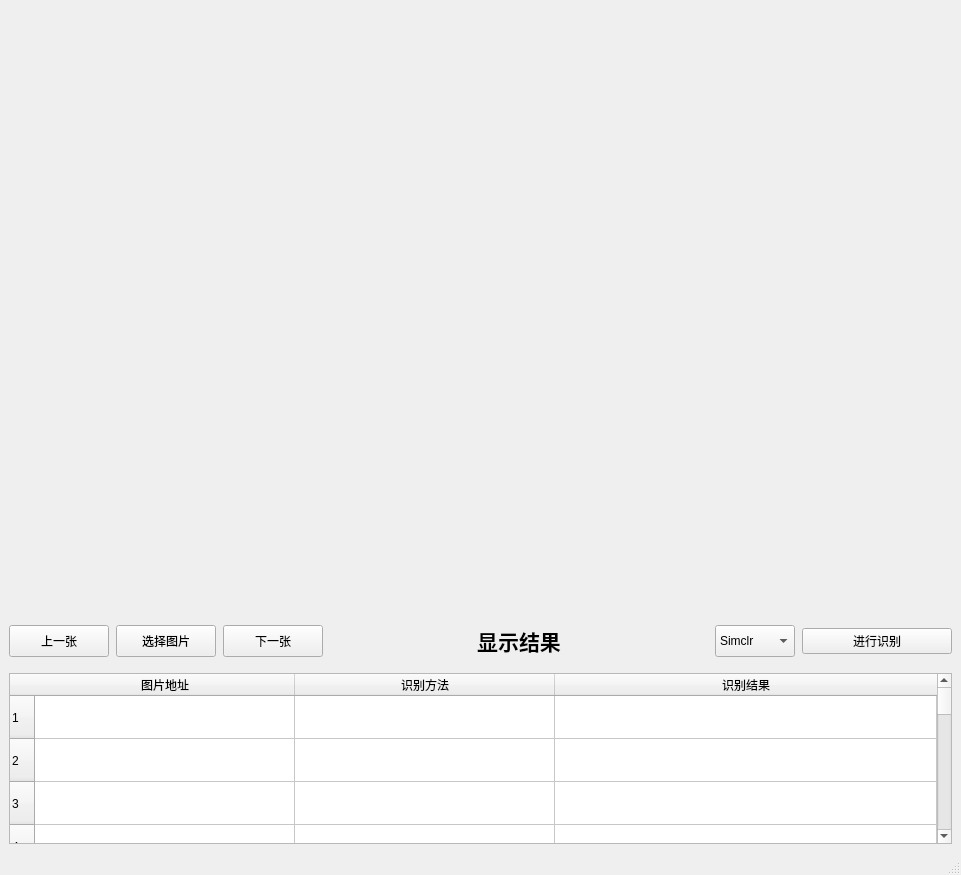
<?xml version="1.0" encoding="UTF-8"?>
<ui version="4.0">
 <class>MainWindow</class>
 <widget class="QMainWindow" name="MainWindow">
  <property name="geometry">
   <rect>
    <x>0</x>
    <y>0</y>
    <width>961</width>
    <height>875</height>
   </rect>
  </property>
  <property name="windowTitle">
   <string>木薯叶疾病识别系统</string>
  </property>
  <property name="windowIcon">
   <iconset>
    <normaloff>图标.png</normaloff>图标.png</iconset>
  </property>
  <property name="toolTipDuration">
   <number>4</number>
  </property>
  <widget class="QWidget" name="centralwidget">
   <layout class="QGridLayout" name="gridLayout">
    <item row="4" column="2" alignment="Qt::AlignHCenter">
     <widget class="QLabel" name="label">
      <property name="sizePolicy">
       <sizepolicy hsizetype="Preferred" vsizetype="Preferred">
        <horstretch>0</horstretch>
        <verstretch>60</verstretch>
       </sizepolicy>
      </property>
      <property name="minimumSize">
       <size>
        <width>800</width>
        <height>600</height>
       </size>
      </property>
      <property name="maximumSize">
       <size>
        <width>800</width>
        <height>600</height>
       </size>
      </property>
      <property name="sizeIncrement">
       <size>
        <width>0</width>
        <height>0</height>
       </size>
      </property>
      <property name="baseSize">
       <size>
        <width>0</width>
        <height>0</height>
       </size>
      </property>
      <property name="contextMenuPolicy">
       <enum>Qt::DefaultContextMenu</enum>
      </property>
      <property name="layoutDirection">
       <enum>Qt::LeftToRight</enum>
      </property>
      <property name="text">
       <string/>
      </property>
      <property name="alignment">
       <set>Qt::AlignCenter</set>
      </property>
     </widget>
    </item>
    <item row="6" column="2">
     <widget class="QTableWidget" name="table">
      <property name="sizePolicy">
       <sizepolicy hsizetype="Expanding" vsizetype="Expanding">
        <horstretch>0</horstretch>
        <verstretch>0</verstretch>
       </sizepolicy>
      </property>
      <property name="layoutDirection">
       <enum>Qt::LeftToRight</enum>
      </property>
      <property name="autoScrollMargin">
       <number>16</number>
      </property>
      <property name="rowCount">
       <number>100</number>
      </property>
      <attribute name="horizontalHeaderCascadingSectionResizes">
       <bool>true</bool>
      </attribute>
      <attribute name="horizontalHeaderDefaultSectionSize">
       <number>260</number>
      </attribute>
      <attribute name="horizontalHeaderHighlightSections">
       <bool>true</bool>
      </attribute>
      <attribute name="horizontalHeaderShowSortIndicator" stdset="0">
       <bool>false</bool>
      </attribute>
      <attribute name="horizontalHeaderStretchLastSection">
       <bool>true</bool>
      </attribute>
      <attribute name="verticalHeaderCascadingSectionResizes">
       <bool>false</bool>
      </attribute>
      <attribute name="verticalHeaderDefaultSectionSize">
       <number>43</number>
      </attribute>
      <attribute name="verticalHeaderShowSortIndicator" stdset="0">
       <bool>false</bool>
      </attribute>
      <attribute name="verticalHeaderStretchLastSection">
       <bool>false</bool>
      </attribute>
      <row/>
      <row/>
      <row/>
      <row/>
      <row/>
      <row/>
      <row/>
      <row/>
      <row/>
      <row/>
      <row/>
      <row/>
      <row/>
      <row/>
      <row/>
      <row/>
      <row/>
      <row/>
      <row/>
      <row/>
      <row/>
      <row/>
      <row/>
      <row/>
      <row/>
      <row/>
      <row/>
      <row/>
      <row/>
      <row/>
      <row/>
      <row/>
      <row/>
      <row/>
      <row/>
      <row/>
      <row/>
      <row/>
      <row/>
      <row/>
      <row/>
      <row/>
      <row/>
      <row/>
      <row/>
      <row/>
      <row/>
      <row/>
      <row/>
      <row/>
      <row/>
      <row/>
      <row/>
      <row/>
      <row/>
      <row/>
      <row/>
      <row/>
      <row/>
      <row/>
      <row/>
      <row/>
      <row/>
      <row/>
      <row/>
      <row/>
      <row/>
      <row/>
      <row/>
      <row/>
      <row/>
      <row/>
      <row/>
      <row/>
      <row/>
      <row/>
      <row/>
      <row/>
      <row/>
      <row/>
      <row/>
      <row/>
      <row/>
      <row/>
      <row/>
      <row/>
      <row/>
      <row/>
      <row/>
      <row/>
      <row/>
      <row/>
      <row/>
      <row/>
      <row/>
      <row/>
      <row/>
      <row/>
      <row/>
      <row/>
      <column>
       <property name="text">
        <string>图片地址</string>
       </property>
       <property name="textAlignment">
        <set>AlignCenter</set>
       </property>
      </column>
      <column>
       <property name="text">
        <string>识别方法</string>
       </property>
       <property name="textAlignment">
        <set>AlignCenter</set>
       </property>
      </column>
      <column>
       <property name="text">
        <string>识别结果</string>
       </property>
       <property name="textAlignment">
        <set>AlignCenter</set>
       </property>
      </column>
     </widget>
    </item>
    <item row="5" column="2">
     <layout class="QHBoxLayout" name="horizontalLayout">
      <property name="spacing">
       <number>7</number>
      </property>
      <property name="topMargin">
       <number>10</number>
      </property>
      <property name="rightMargin">
       <number>0</number>
      </property>
      <property name="bottomMargin">
       <number>10</number>
      </property>
      <item>
       <widget class="QPushButton" name="up">
        <property name="maximumSize">
         <size>
          <width>100</width>
          <height>50</height>
         </size>
        </property>
        <property name="text">
         <string>上一张</string>
        </property>
       </widget>
      </item>
      <item>
       <widget class="QPushButton" name="button">
        <property name="minimumSize">
         <size>
          <width>0</width>
          <height>0</height>
         </size>
        </property>
        <property name="maximumSize">
         <size>
          <width>100</width>
          <height>50</height>
         </size>
        </property>
        <property name="text">
         <string>选择图片</string>
        </property>
       </widget>
      </item>
      <item>
       <widget class="QPushButton" name="down">
        <property name="maximumSize">
         <size>
          <width>100</width>
          <height>50</height>
         </size>
        </property>
        <property name="text">
         <string>下一张</string>
        </property>
       </widget>
      </item>
      <item>
       <widget class="QLabel" name="label_2">
        <property name="contextMenuPolicy">
         <enum>Qt::DefaultContextMenu</enum>
        </property>
        <property name="toolTipDuration">
         <number>-1</number>
        </property>
        <property name="text">
         <string>&lt;html&gt;&lt;head/&gt;&lt;body&gt;&lt;p align=&quot;center&quot;&gt;&lt;span style=&quot; font-size:16pt; font-weight:600; color:#000000;&quot;&gt;显示结果&lt;/span&gt;&lt;/p&gt;&lt;/body&gt;&lt;/html&gt;</string>
        </property>
        <property name="textFormat">
         <enum>Qt::AutoText</enum>
        </property>
        <property name="alignment">
         <set>Qt::AlignCenter</set>
        </property>
       </widget>
      </item>
      <item>
       <widget class="QComboBox" name="combo">
        <property name="maximumSize">
         <size>
          <width>80</width>
          <height>40</height>
         </size>
        </property>
        <item>
         <property name="text">
          <string>Simclr</string>
         </property>
        </item>
        <item>
         <property name="text">
          <string>Resnet50</string>
         </property>
        </item>
        <item>
         <property name="text">
          <string>VGG19</string>
         </property>
        </item>
        <item>
         <property name="text">
          <string>LeNet</string>
         </property>
        </item>
        <item>
         <property name="text">
          <string>DenseNet</string>
         </property>
        </item>
        <item>
         <property name="text">
          <string>GoogleNet</string>
         </property>
        </item>
       </widget>
      </item>
      <item>
       <widget class="QPushButton" name="button_2">
        <property name="maximumSize">
         <size>
          <width>150</width>
          <height>16777215</height>
         </size>
        </property>
        <property name="text">
         <string>进行识别</string>
        </property>
       </widget>
      </item>
     </layout>
    </item>
   </layout>
  </widget>
  <widget class="QStatusBar" name="statusbar"/>
  <action name="actiondakai">
   <property name="text">
    <string>dakai</string>
   </property>
  </action>
  <action name="action">
   <property name="text">
    <string>open file</string>
   </property>
  </action>
 </widget>
 <resources/>
 <connections/>
</ui>
